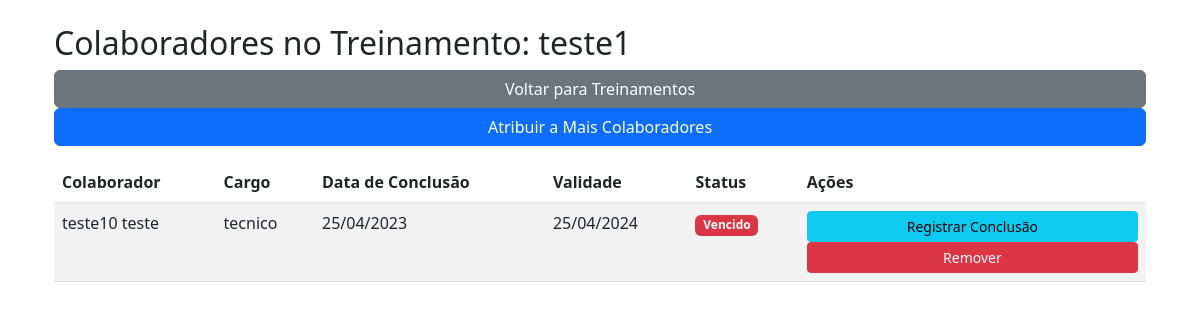
Screenshot of /treinamentos/colaboradores/1/ with the database file from the repository.
### treinamentos/models.py (models this page shows, shortened)
class Treinamento(models.Model):
    STATUS_CHOICES = [
        ('naorealizado', 'Não Realizado'),
        ('emandamento', 'Em aplicação'),
        ('concluido', 'Concluído')
    ]
    nome = models.CharField(max_length=200)
    descricao = models.CharField(max_length=200)
    status = models.CharField(max_length=20, choices=STATUS_CHOICES, default='naorealizado')
    prazo_validade = models.IntegerField(help_text='Validade do treinamento em meses')
    colaboradores = models.ManyToManyField('colaboradores.Colaborador', through='colaboradores.TreinamentoColaborador', related_name='treinamentos_associados')

### colaboradores/models.py (models this page shows, shortened)
class TreinamentoColaborador(models.Model):
    colaborador = models.ForeignKey(Colaborador, on_delete=models.CASCADE)
    treinamento = models.ForeignKey(Treinamento, on_delete=models.CASCADE)
    data_conclusao = models.DateField(null=True, blank=True)
    data_validade_treinamento = models.DateField(null=True, blank=True)
    STATUS_CHOICES = [
        ('pendente', 'Pendente'),
        ('valido', 'Válido'),
        ('vencido', 'Vencido'),
    ]
    status = models.CharField(max_length=10, choices=STATUS_CHOICES, default='pendente')

class Colaborador(models.Model):
    nome = models.CharField(max_length=50)
    sobrenome = models.CharField(max_length=50)
    cpf = models.CharField(max_length=11)
    data_nascimento = models.DateField()
    email = models.EmailField(unique=True)
    telefone = models.CharField(max_length=15, blank=True)
    cargo = models.CharField(max_length=100)
    matricula = models.IntegerField(unique=True, null=True, blank=True)
    data_admissao = models.DateField()
    usuario = models.OneToOneField(Conta, on_delete=models.CASCADE, related_name='colaborador', null=True, blank=True)
    treinamentos = models.ManyToManyField(Treinamento, through='TreinamentoColaborador', related_name='colaboradores_inscritos', blank=True)

### treinamentos/views.py (the view)
# urls.py: path('colaboradores/<int:pk>/', views.listar_colaboradores_treinamento, name='listar_colaboradores_treinamento'),
def listar_colaboradores_treinamento(request, pk):
    treinamento = get_object_or_404(Treinamento, pk=pk)
    relacoes = TreinamentoColaborador.objects.filter(treinamento=treinamento)
    context = {
        'treinamento': treinamento,
        'relacoes': relacoes,
        'now': now(),
    }
    return render(request, 'treinamentos/listar_colaboradores_treinamento.html', context)

### treinamentos/templates/treinamentos/listar_colaboradores_treinamento.html
{% extends 'base.html' %}
{% block content %}
<div class="container">
    <h2>Colaboradores no Treinamento: {{ treinamento.nome }}</h2>
    <div class="mb-3">
        <a href="{% url 'listar_treinamentos' %}" class="btn btn-secondary">Voltar para Treinamentos</a>
        <a href="{% url 'atribuir_treinamento' %}" class="btn btn-primary">Atribuir a Mais Colaboradores</a>
    </div>
    {% if relacoes %}
    <table class="table table-striped">
        <thead>
            <tr>
                <th>Colaborador</th>
                <th>Cargo</th>
                <th>Data de Conclusão</th>
                <th>Validade</th>
                <th>Status</th>
                <th>Ações</th>
            </tr>
        </thead>
        <tbody>
            {% for relacao in relacoes %}
            <tr>
                <td>{{ relacao.colaborador.nome }} {{ relacao.colaborador.sobrenome }}</td>
                <td>{{ relacao.colaborador.cargo }}</td>
                <td>{% if relacao.data_conclusao %}{{ relacao.data_conclusao|date:"d/m/Y" }}{% else %}Não concluído{% endif %}</td>
                <td>{% if relacao.data_validade_treinamento %}{{ relacao.data_validade_treinamento|date:"d/m/Y" }}{% else %}N/A{% endif %}</td>
                <td>
                    {% if relacao.status == 'pendente' %}
                        <span class="badge bg-warning">Pendente</span>
                    {% elif relacao.status == 'vencido' %}
                        <span class="badge bg-danger">Vencido</span>
                    {% else %}
                        <span class="badge bg-success">Válido</span>
                    {% endif %}
                </td>
                <td>
                    <a href="{% url 'registrar_conclusao' relacao.id %}"
                       class="btn btn-sm btn-info">Registrar Conclusão</a>
                    <a href="{% url 'remover_colaborador_treinamento' relacao.id %}"
                       class="btn btn-sm btn-danger"
                       onclick="return confirm('Tem certeza que deseja remover este colaborador do treinamento?')">Remover</a>
                </td>
            </tr>
            {% endfor %}
        </tbody>
    </table>
    {% else %}
    <div class="alert alert-info">
        Este treinamento ainda não foi atribuído a nenhum colaborador.
    </div>
    {% endif %}
</div>
{% endblock %}

### static/css/base.css (style rules this page uses)
.container { min-height: 100vh; }
.btn { width: 100%; }

### rows the page displays
Treinamento: nome "teste1"
TreinamentoColaborador: colaborador.nome "teste10", colaborador.sobrenome "teste", colaborador.cargo "tecnico", data_conclusao "25/04/2023", data_validade_treinamento "25/04/2024", status "Vencido"
